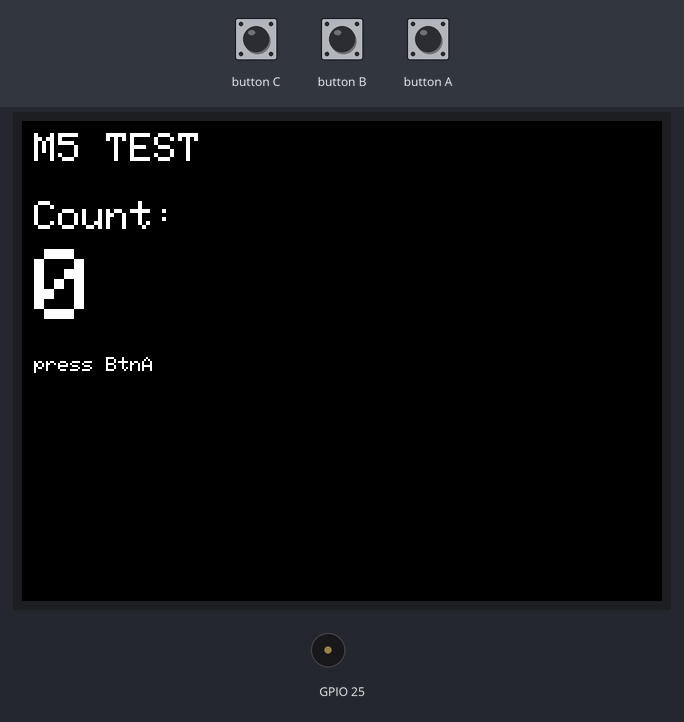
Recording of a sketch running on a simulated ESP32. Shown: 320×240 colour display, buzzer (waves = sounding). The test bench sets the inputs (shaded band). What the sketch prints to the serial monitor is not drawn.

Above: at 1.4 s.
1.5 s: button A pressed for 0.15 s
At 2.8 s:
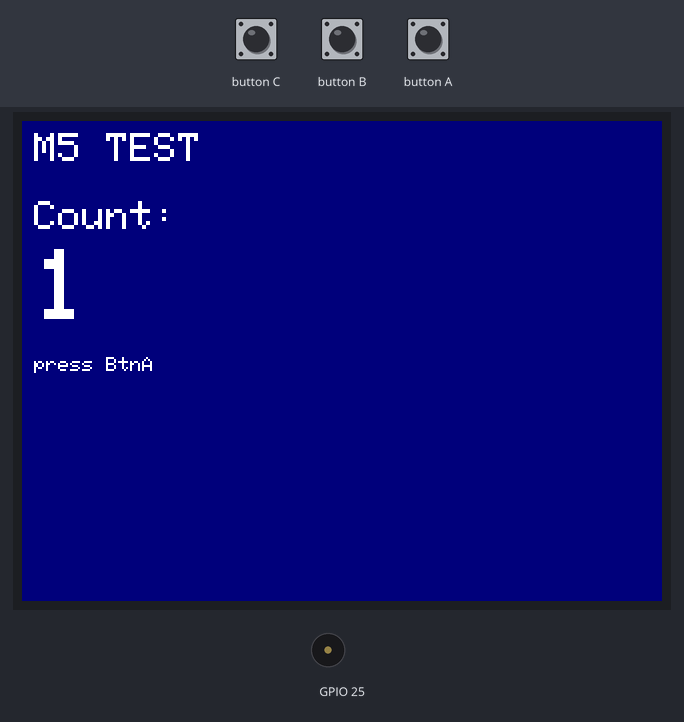
3.1 s: button A pressed for 1 s
At 3.7 s:
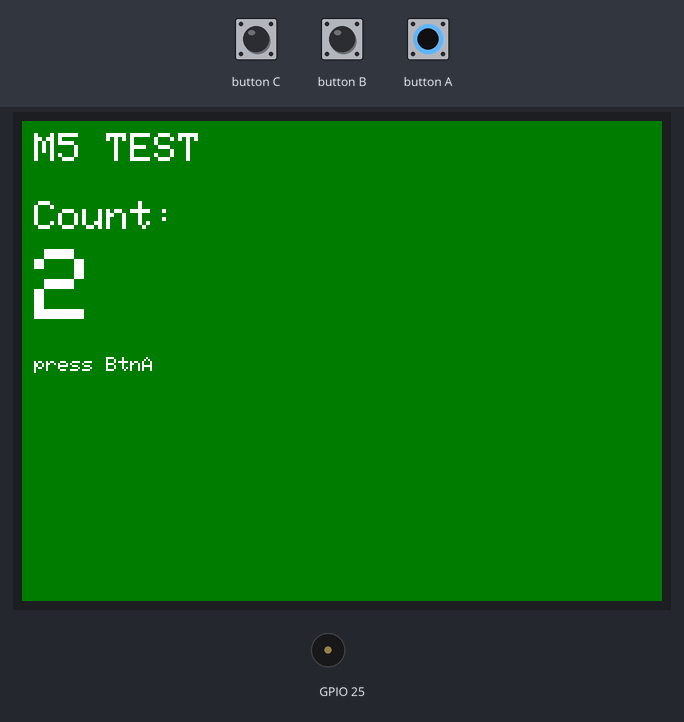
5.6 s: button A pressed for 0.15 s
At 6.9 s:
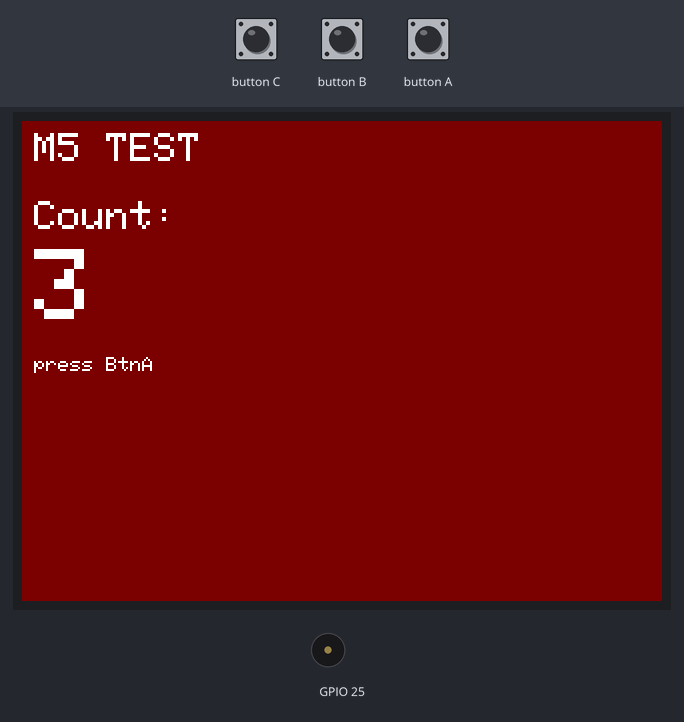
7.2 s: button A pressed for 3.2 s
At 7.9 s:
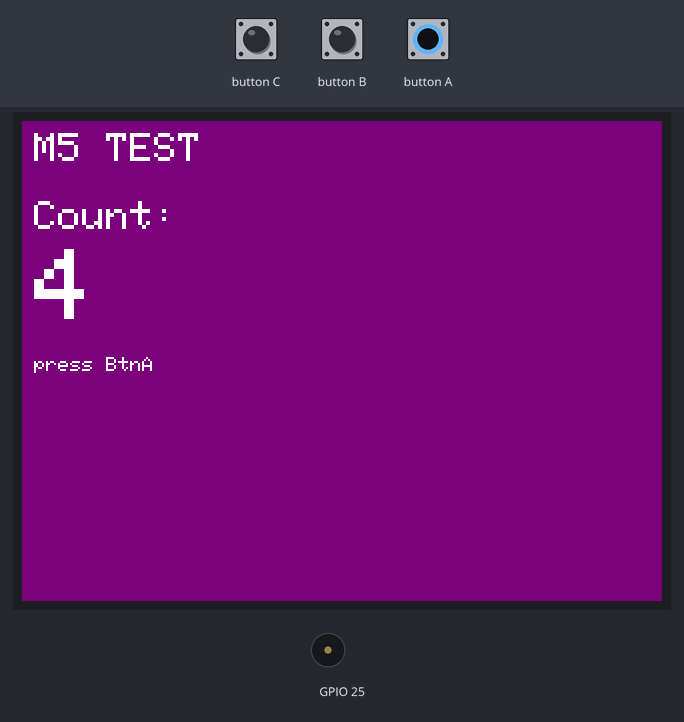
11.9 s: button A pressed for 0.15 s
At 13.2 s:
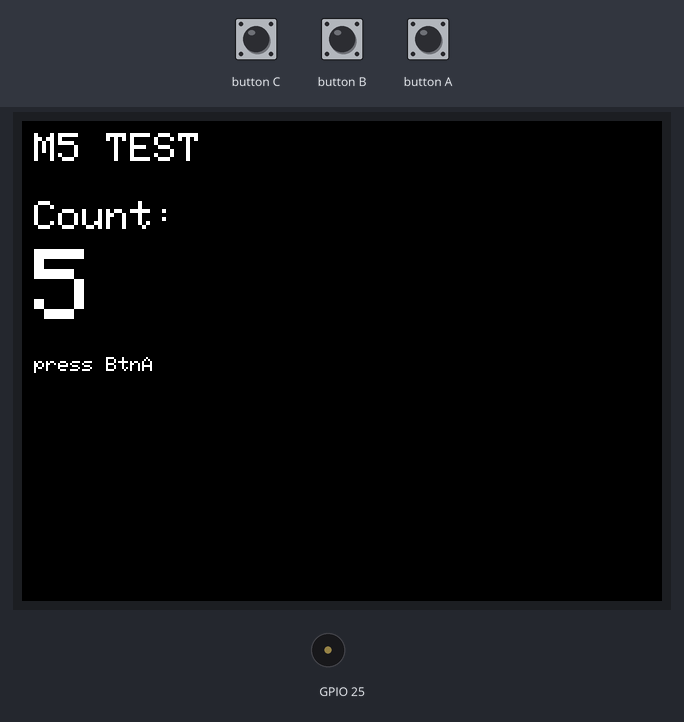
Timing chart, 0 to 14.5 s (numbered marks = the images above; inputs shaded):
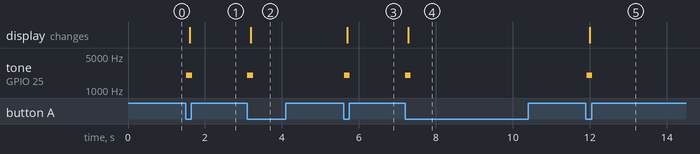

Measured:
- after the input at 1.5 s, tone on GPIO 25: silent → 2000 Hz at once, → silent 0.15 s later; the display: changes after 0.10 s (image 1)
- after the input at 3.1 s, tone on GPIO 25: silent → 2000 Hz at once, → silent 0.15 s later; the display: changes after 0.09 s (image 2)
- after the input at 5.6 s, tone on GPIO 25: silent → 2000 Hz at once, → silent 0.15 s later; the display: changes after 0.10 s (image 3)
- after the input at 7.2 s, tone on GPIO 25: silent → 2000 Hz at once, → silent 0.15 s later; the display: changes after 0.09 s (image 4)
- after the input at 11.9 s, tone on GPIO 25: silent → 2000 Hz at once, → silent 0.15 s later; the display: changes after 0.10 s (image 5)

The sketch:

hello_test.ino
```cpp
/*
 * M5Stack 動作確認スケッチ（GAS連携なし・単体テスト）
 * --------------------------------------------------------------------------
 * 目的：買ったM5Stackが正しく動くかを確認するだけの最小コード。
 *   - 画面が映るか（文字・色）
 *   - ボタンが効くか（押すとカウントが増える）
 *   - ブザーが鳴るか（押すとピッと鳴る）
 *   - シリアルモニタにログが出るか
 *
 * 対象ハード：M5StickC Plus2（M5Unified を使うので Core / Core2 / ATOM 等でもほぼ動く）。
 *
 * ─── 準備（Arduino IDE）─────────────────────────────────────────────
 *   1. ボードマネージャで「M5Stack」(ESP32) を入れ、ボードに M5StickC Plus2 を選ぶ。
 *   2. ライブラリマネージャで「M5Unified」をインストール。
 *   3. このスケッチを書き込む。書き込み速度がうまくいかない時は 115200 を試す。
 *
 * ─── 使い方 ─────────────────────────────────────────────────────────
 *   - 画面に "M5 TEST" とカウントが出る。
 *   - 本体のボタンAを押す → カウント+1・背景色が変わる・ピッと鳴る。
 *   - シリアルモニタ（115200 bps）にも押下ログが出る。
 * ------------------------------------------------------------------------ */

#include <M5Unified.h>

int count = 0;

// 押すたびに切り替える背景色（動いていることが目で分かるように）
uint16_t colors[] = { TFT_BLACK, TFT_NAVY, TFT_DARKGREEN, TFT_MAROON, TFT_PURPLE };
const int NUM_COLORS = sizeof(colors) / sizeof(colors[0]);

void drawScreen() {
  uint16_t bg = colors[count % NUM_COLORS];
  M5.Display.fillScreen(bg);
  M5.Display.setTextColor(TFT_WHITE, bg);
  M5.Display.setTextDatum(top_left);

  M5.Display.setTextSize(2);
  M5.Display.setCursor(6, 6);
  M5.Display.print("M5 TEST");

  M5.Display.setTextSize(2);
  M5.Display.setCursor(6, 40);
  M5.Display.print("Count:");
  M5.Display.setTextSize(5);
  M5.Display.setCursor(6, 64);
  M5.Display.printf("%d", count);

  M5.Display.setTextSize(1);
  M5.Display.setCursor(6, 118);
  M5.Display.print("press BtnA");
}

void beep() {
  M5.Speaker.setVolume(150);   // 0-255
  M5.Speaker.tone(2000, 150);  // 2kHz を 0.15秒
}

void setup() {
  auto cfg = M5.config();
  M5.begin(cfg);
  Serial.begin(115200);
  M5.Display.setRotation(1);   // 横向き。縦がよければ 0 に変える。
  drawScreen();
  Serial.println("M5 hello_test started. Press button A.");
}

void loop() {
  M5.update();  // ボタン状態の更新（必須）

  if (M5.BtnA.wasPressed()) {
    count++;
    beep();
    drawScreen();
    Serial.printf("BtnA pressed -> count = %d\n", count);
  }

  delay(20);
}
```
